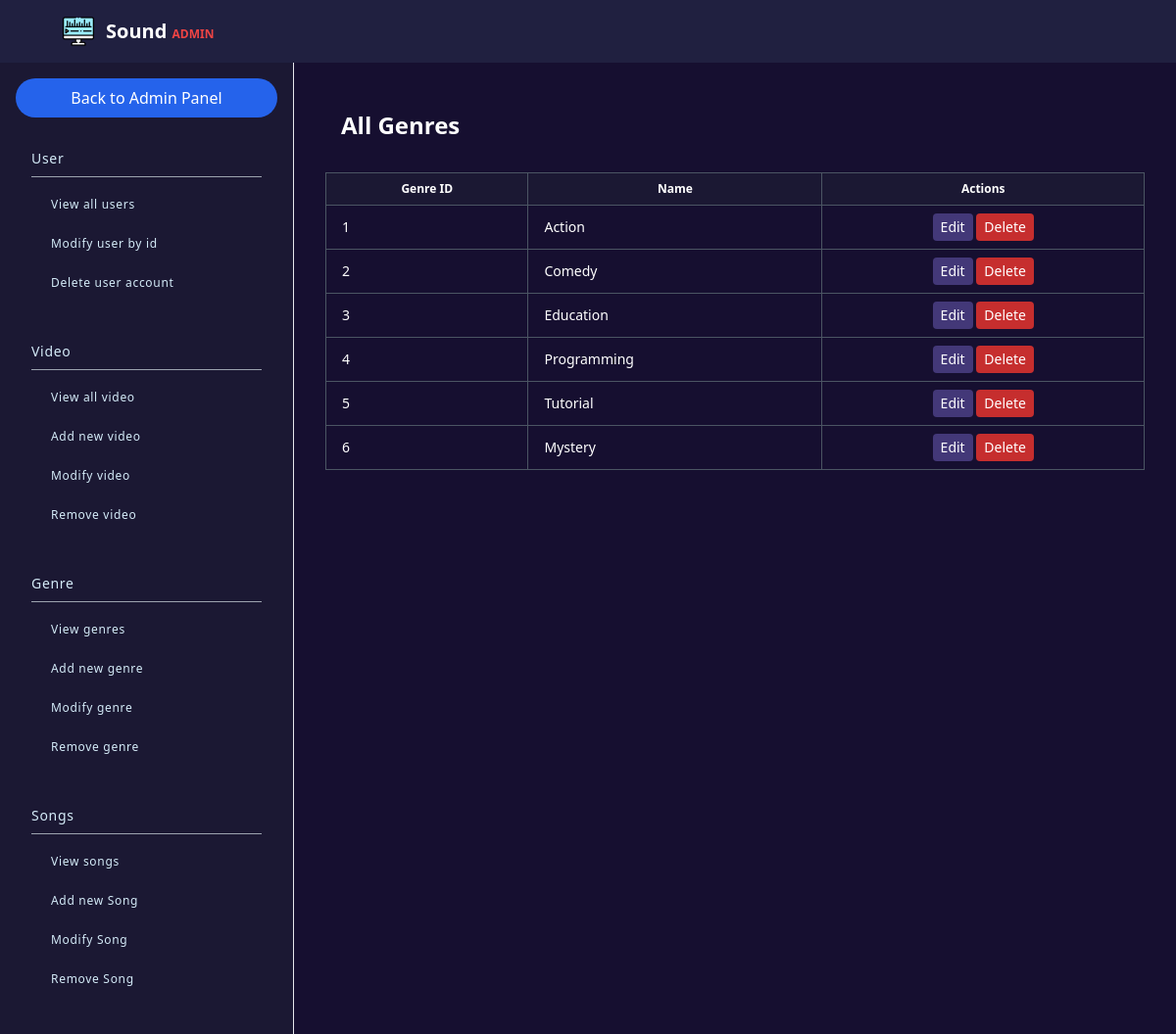
The app's page /admin/route/genre/view.genre.php (signed in) with its own data.
### tables this page shows
CREATE TABLE `genres` (
  `genre_id` int(11) NOT NULL,
  `name` varchar(100) NOT NULL
);

### admin/route/genre/view.genre.php (the view, shortened to what this page needs)
<?php
include_once("../../includes/header.admin.php");
include_once("../../../config.php");
$genres = [];
$sql = "SELECT genre_id, name FROM genres";
$result = $conn->query($sql);
if ($result && $result->num_rows > 0) {
    while ($row = $result->fetch_assoc()) {
        $genres[] = $row;
    }
}
?>
<main class="w-full h-full bg-[#160F30] p-8 text-white">
    <h1 class="text-2xl font-bold mb-4 p-4">All Genres</h1>
    <table class="w-full table-auto border-collapse border border-gray-600">
        <thead>
            <tr class="bg-[#1B1833] text-white text-xs">
                <th class="border border-gray-600 px-4 py-2">Genre ID</th>
                <th class="border border-gray-600 px-4 py-2">Name</th>
                <th class="border border-gray-600 px-4 py-2">Actions</th>
            </tr>
        </thead>
        <tbody>
            <?php if (empty($genres)): ?>
            <tr>
                <td colspan="3" class="text-center border border-gray-600 px-4 py-8 text-sm text-gray-300">
                    No genres found.
                </td>
            </tr>
            <?php else: ?>
            <?php foreach ($genres as $genre): ?>
            <tr class="hover:bg-[#4B4376] text-sm">
                <td class="border border-gray-600 px-4 py-2"><?= $genre['genre_id']; ?></td>
                <td class="border border-gray-600 px-4 py-2"><?= htmlspecialchars($genre['name']); ?></td>
                <td class="border border-gray-600 px-4 py-2 text-center">
                    <form method="GET" action="./modify.genre.php" class="inline-block">
                        <button type="submit"
                            class="transition duration-300 bg-[#433878] hover:bg-[#7E60BF] text-white py-1 px-2 rounded">Edit</button>
                    </form>
                    <form method="GET" action="./remove.genre.php" class="inline-block">
                        <button type="submit"
                            class="transition duration-300 bg-[#C62E2E] hover:bg-[#F95454] text-white py-1 px-2 rounded">Delete</button>
                    </form>
                </td>
            </tr>
            <?php endforeach; ?>
            <?php endif; ?>
        </tbody>
    </table>
</main>
</body>
</html>

### records on screen
genres: genre_id "1", name "Action"
genres: genre_id "2", name "Comedy"
genres: genre_id "3", name "Education"
genres: genre_id "4", name "Programming"
genres: genre_id "5", name "Tutorial"
genres: genre_id "6", name "Mystery"
